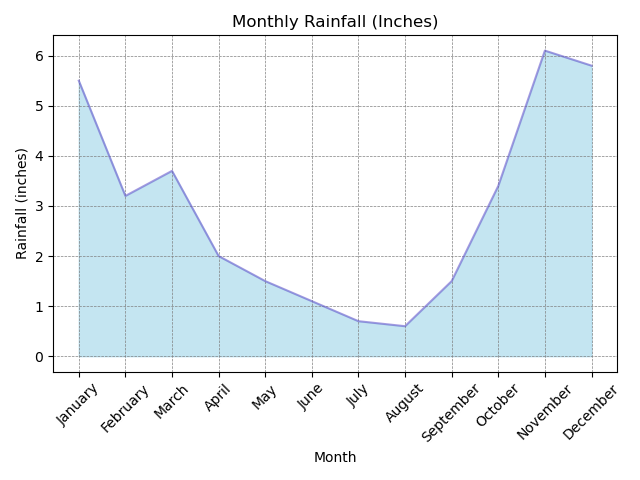

This figure's Python source:

import matplotlib.pyplot as plt
from pandas import DataFrame

# Data in a structured form
data = [
    {'Month': 'January', 'Rainfall (inches)': 5.5},
    {'Month': 'February', 'Rainfall (inches)': 3.2},
    {'Month': 'March', 'Rainfall (inches)': 3.7},
    {'Month': 'April', 'Rainfall (inches)': 2.0},
    {'Month': 'May', 'Rainfall (inches)': 1.5},
    {'Month': 'June', 'Rainfall (inches)': 1.1},
    {'Month': 'July', 'Rainfall (inches)': 0.7},
    {'Month': 'August', 'Rainfall (inches)': 0.6},
    {'Month': 'September', 'Rainfall (inches)': 1.5},
    {'Month': 'October', 'Rainfall (inches)': 3.4},
    {'Month': 'November', 'Rainfall (inches)': 6.1},
    {'Month': 'December', 'Rainfall (inches)': 5.8}
]

# Converting data to DataFrame for easier plotting
df = DataFrame(data)

# Set the index to the 'Month' column for plotting
df.set_index('Month', inplace=True)

# Create an area chart
plt.fill_between(df.index, df['Rainfall (inches)'], color="skyblue", alpha=0.4)
plt.plot(df.index, df['Rainfall (inches)'], color="Slateblue", alpha=0.6)

# Beautifications
plt.xticks(rotation=45)  # Rotate x-axis labels for better readability
plt.title('Monthly Rainfall (Inches)')  # Chart title
plt.xlabel('Month')  # X-axis label
plt.ylabel('Rainfall (inches)')  # Y-axis label
plt.grid(color='gray', linestyle='--', linewidth=0.5)  # Adding gridlines for readability

# Shading the area under the curve makes it more visually appealing
ax = plt.gca()  # Get current axes
ax.fill_between(df.index, 0, df['Rainfall (inches)'], facecolor="lightblue", alpha=0.3)

# Show the plot
plt.tight_layout()  # Fit the plot within the figure neatly
plt.show()
